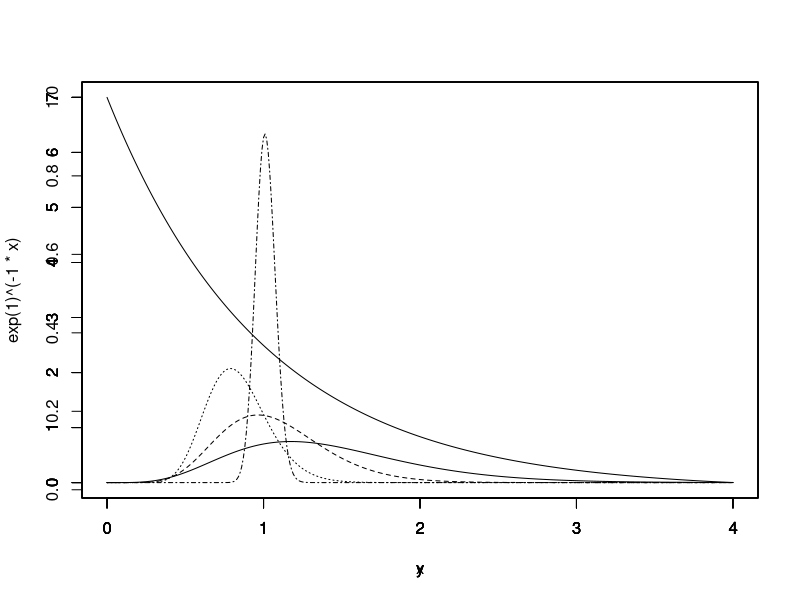

Generate this figure with R:

x<-seq(0,4,0.01)
plot(exp(1)^(-1*x)~x,type="l", xlim=c(0,4))


#g
y<-seq(0,4,0.01)
x<-rexp(256,1)

n<-4
plot(exp(1)^(log(y)*(1+n)+(2+n)*log(sum(x[1:n])+0.2)-(sum(x[1:n])+0.2)*y-lgamma(2+n))~y,par(new=TRUE),xlim=c(0,4),ylim=c(0,7),type="l",ylab=" ", lty=1)

n=8
plot(exp(1)^(log(y)*(1+n)+(2+n)*log(sum(x[1:n])+0.2)-(sum(x[1:n])+0.2)*y-lgamma(2+n))~y,par(new=TRUE),xlim=c(0,4),ylim=c(0,7),type="l",ylab=" ", lty=2)

n=16
plot(exp(1)^(log(y)*(1+n)+(2+n)*log(sum(x[1:n])+0.2)-(sum(x[1:n])+0.2)*y-lgamma(2+n))~y,par(new=TRUE),xlim=c(0,4),ylim=c(0,7),type="l",ylab=" ",lty=3)

n=256
plot(exp(1)^(log(y)*(1+n)+(2+n)*log(sum(x[1:n])+0.2)-(sum(x[1:n])+0.2)*y-lgamma(2+n))~y,par(new=TRUE),xlim=c(0,4),ylim=c(0,7),type="l",ylab=" ",lty=4)


exp(1)^(exp(1)^((2+n)*log(0.2+sum(x[1:4]))-(0.2+sum(x[1:4]))-lgamma(2+n)))






